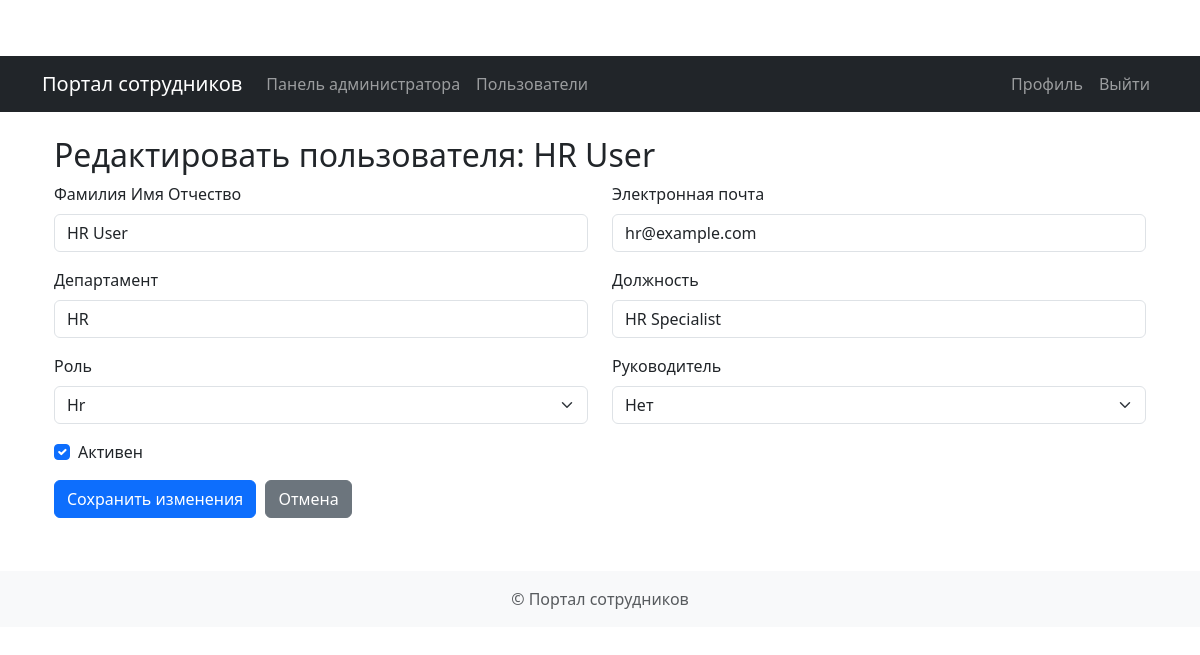
The page /admin/users/2 (signed in) on the database its author committed.
### app/models.py (models this page shows)
class User(Base):
    __tablename__ = "users"
    id = Column(Integer, primary_key=True, index=True)
    email = Column(String, unique=True, index=True)
    hashed_password = Column(String)
    full_name = Column(String)
    department = Column(String)
    position = Column(String)
    is_active = Column(Boolean, default=True)
    role = Column(SQLEnum(UserRole), default=UserRole.EMPLOYEE)
    manager_id = Column(Integer, ForeignKey("users.id"), nullable=True)
    requests = relationship("Request", back_populates="owner", foreign_keys="Request.owner_id")
    managed_requests = relationship("Request", back_populates="manager", foreign_keys="Request.manager_id")
    hr_requests = relationship("Request", back_populates="hr_officer", foreign_keys="Request.hr_officer_id")
    subordinates = relationship("User", remote_side=[id])

### app/routes/admin.py (the view)
@router.get("/users/{user_id}", response_class=HTMLResponse)
async def user_detail(
        request: Request,
        user_id: int,
        current_user: User = Depends(get_current_user),
        db: Session = Depends(get_db)
):
    check_admin(current_user)
    user = db.query(User).filter(User.id == user_id).first()
    if not user:
        raise HTTPException(status_code=404, detail="User not found")
    managers = db.query(User).filter(User.role == UserRole.MANAGER).all()
    return render_template(
        request,
        "admin/user_detail.html",
        {
            "user": current_user,
            "target_user": user,
            "managers": managers,
            "roles": [role.value for role in UserRole]
        }
    )

### app/templates/admin/user_detail.html (shortened to what this page needs)
{% extends "base.html" %}
{% block content %}
<div class="container mt-4">
    <h2>Редактировать пользователя: {{ target_user.full_name }}</h2>
    <form method="post" action="/admin/users/{{ target_user.id }}/update">
        <div class="row">
            <div class="col-md-6 mb-3">
                <label for="full_name" class="form-label">Фамилия Имя Отчество</label>
                <input type="text" class="form-control" id="full_name" name="full_name" value="{{ target_user.full_name }}" required>
            </div>
            <div class="col-md-6 mb-3">
                <label for="email" class="form-label">Электронная почта</label>
                <input type="email" class="form-control" id="email" name="email" value="{{ target_user.email }}" required>
            </div>
        </div>
        <div class="row">
            <div class="col-md-6 mb-3">
                <label for="department" class="form-label">Департамент</label>
                <input type="text" class="form-control" id="department" name="department" value="{{ target_user.department }}" required>
            </div>
            <div class="col-md-6 mb-3">
                <label for="position" class="form-label">Должность</label>
                <input type="text" class="form-control" id="position" name="position" value="{{ target_user.position }}" required>
            </div>
        </div>
        <div class="row">
            <div class="col-md-6 mb-3">
                <label for="role" class="form-label">Роль</label>
                <select class="form-select" id="role" name="role" required>
                    {% for role in roles %}
                        <option value="{{ role }}" {% if role == target_user.role %}selected{% endif %}>{{ role|title }}</option>
                    {% endfor %}
                </select>
            </div>
            <div class="col-md-6 mb-3">
                <label for="manager_id" class="form-label">Руководитель</label>
                <select class="form-select" id="manager_id" name="manager_id">
                    <option value="">Нет</option>
                </select>
            </div>
        </div>
        <div class="mb-3 form-check">
            <input type="checkbox" class="form-check-input" id="is_active" name="is_active" {% if target_user.is_active %}checked{% endif %}>
            <label class="form-check-label" for="is_active">Активен</label>
        </div>
        <button type="submit" class="btn btn-primary">Сохранить изменения</button>
        <a href="/admin/users" class="btn btn-secondary">Отмена</a>
    </form>
</div>
{% endblock %}

### app/static/css/styles.css (style rules this page uses)
body { padding-top: 56px; }
.btn { margin-right: 5px; margin-bottom: 5px; }

### rows shown on the page
User: full_name "HR User", email "hr@example.com", department "HR", position "HR Specialist", role "Hr", is_active "☑"
